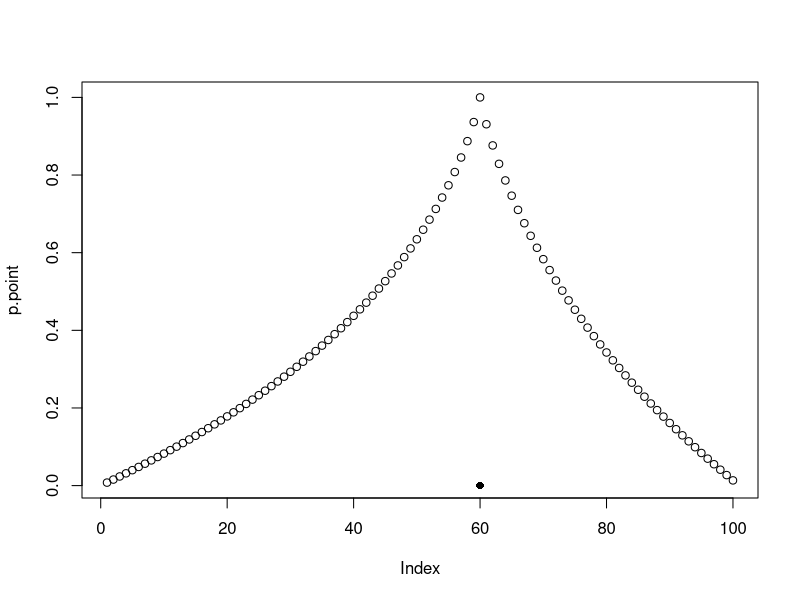
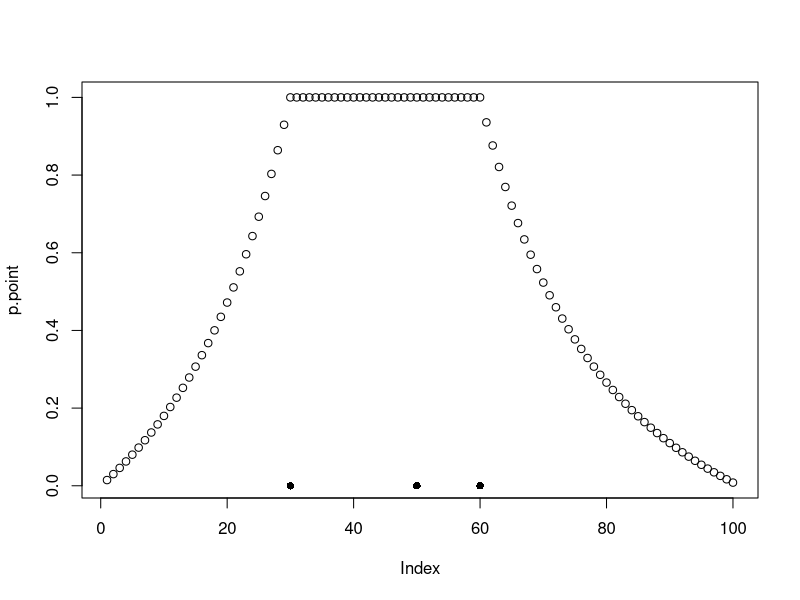
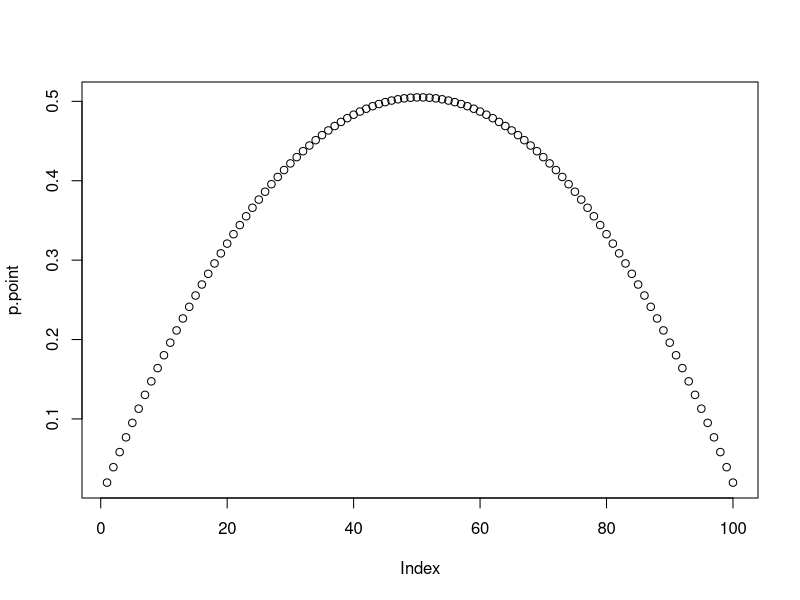
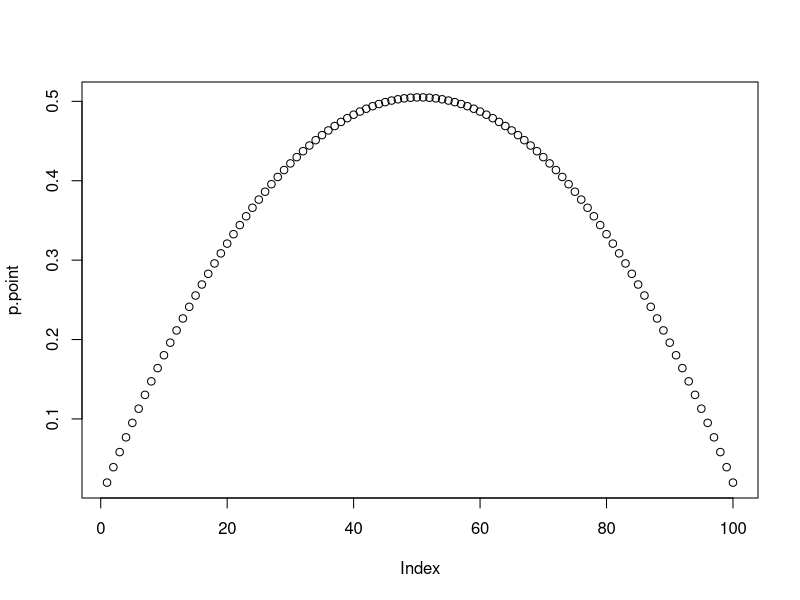
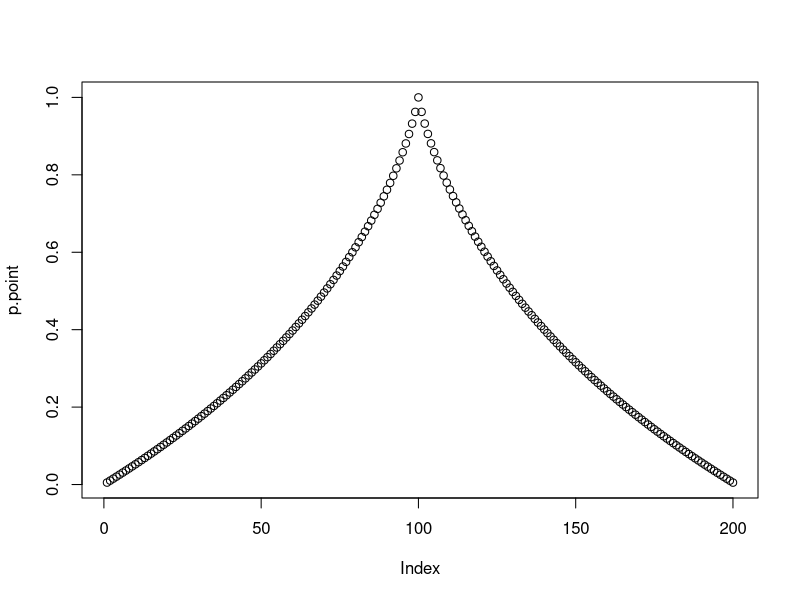
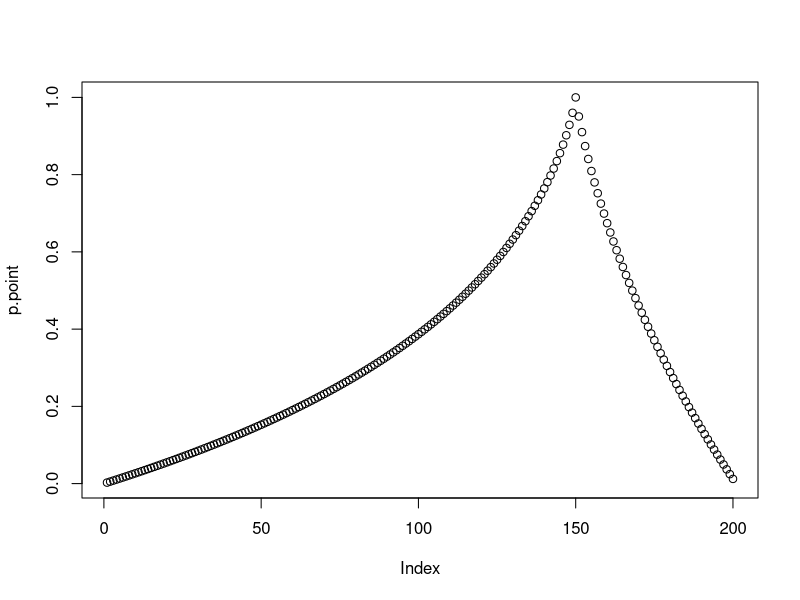
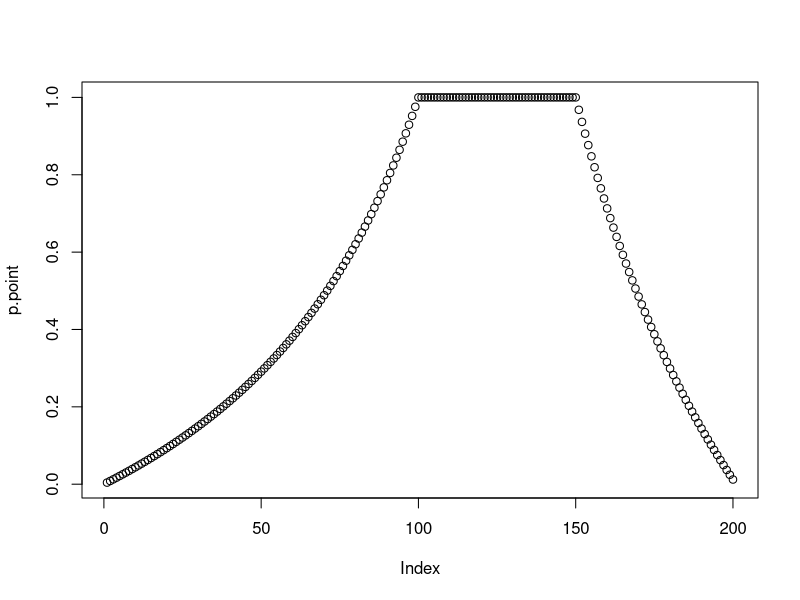
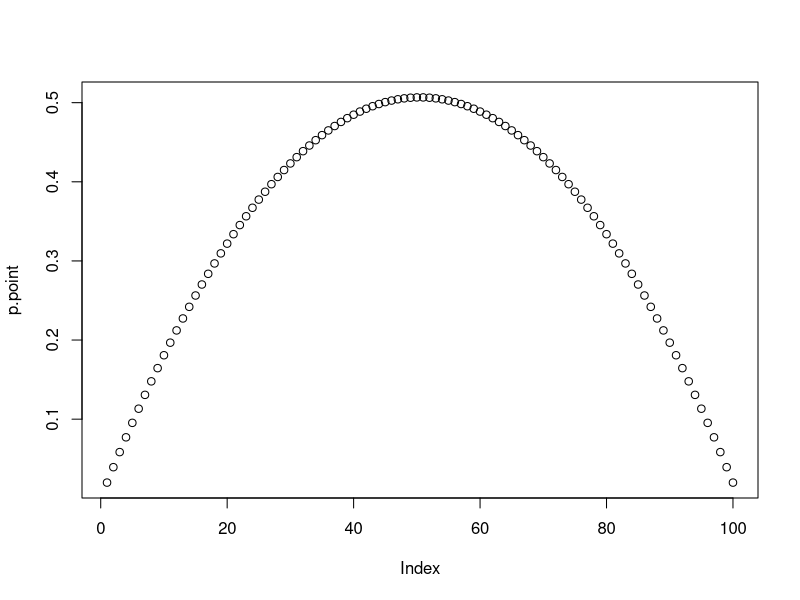

Recreate these plots in R, in order.
## ---- chunk 1
n.stimuli <- 100
## ---- chunk 2
# all combinations of numbers from 1 up to (and including) the n.stimuli.
borders <- expand.grid(c(1:n.stimuli), c(1:n.stimuli))
# change row names
# lb for 'lower bound' and ub for 'upper bound'
colnames(borders) <- c('lb', 'ub')
# only keep those categories where the lower bound is lower
# or equal to the upper bound
borders <- borders[borders[,1]<=borders[,2],]
# reset the row names
row.names(borders) <- c(1:nrow(borders))
head(borders)
## ---- chunk 3
sizes <- as.vector(t(borders['ub']-borders['lb'] + 1))
head(sizes)
## ---- chunk 4
observation <- 60
## ---- chunk 5
likelihood.given.observation <- as.array(t(ifelse(
  (borders['lb'] <= observation) & (borders['ub'] >= observation),
  1/sizes, 
  0
)))

dim(likelihood.given.observation)
## ---- chunk 6
posterior <- (likelihood.given.observation / sum(likelihood.given.observation))
print(posterior[0:10])
print(sum(posterior))
## ---- chunk 7
# repeat the posterior for each stim, 
# to get a matrix with shape (stimulus, categories)
tiled.posterior <-
  matrix(
    posterior,
    nrow = n.stimuli, # number of stimuli
    ncol = length(posterior),
    byrow = TRUE
  )
## ---- chunk 8
# for each stimulus, get a Boolean mask of the categories 
# that contain the stimulus. The mask also has shape (stimulus, categories)
stimulus.index <-
  matrix(c(1:n.stimuli),
         nrow = n.stimuli,
         ncol = length(posterior),
         byrow = FALSE)

# NOTE 1: we have to reshape the lb and ub vectors
# so that it has the same shape as the mask
# NOTE 2: borders['lb'] returns a named vector,
# while borders[['lb']] returns the vector of numbers
mask <- 
  (
    (stimulus.index >= t(replicate(n.stimuli, borders[['lb']]))) & 
    (stimulus.index <= t(replicate(n.stimuli, borders[['ub']])))
  )
## ---- chunk 9
# use the Boolean array to attribut 0 to the hypotheses 
# that do not contain a point
tiled.posterior[!mask] <- 0

dim(tiled.posterior)

# sum across categories to get the probability of each point
p.point <- rowSums(tiled.posterior)

plot(p.point)
points(observation,0,pch=16)
## ---- chunk 10
# basically, sweep applies an operation to each ith row (or column) of a matrix
# using the ith element of an array
greater.equal.to.lb <- sweep(stimulus.index, 2, borders[['lb']], '>=')
# check that they are the same for every element
print(all((stimulus.index >= t(
  replicate(n.stimuli, borders[['lb']])
)) == greater.equal.to.lb))

# and therefore
mask.with.sweep <-
  (
    sweep(stimulus.index, 2, borders[['lb']], '>=') &
    sweep(stimulus.index, 2, borders[['ub']], '<=')
  )

all(mask==mask.with.sweep)
## ---- chunk 11
observations <- c(30, 50, 60)
n.observations <- length(observations)
min.obs <- min(observations)
max.obs <- max(observations)

likelihood.given.observation <- as.array(t(ifelse(
  # HERE IS ONE CHANGE
  (borders['lb'] <= min.obs) & (borders['ub'] >= max.obs),
  # HERE IS ANOTHER CHANGE
  1/(sizes^n.observations), 
  0
)))

posterior <- (likelihood.given.observation / sum(likelihood.given.observation))

tiled.posterior <-
  matrix(
    posterior,
    nrow = n.stimuli, # number of stimuli
    ncol = length(posterior),
    byrow = TRUE
  )

stimulus.index <-
  matrix(c(1:n.stimuli),
         nrow = n.stimuli,
         ncol = length(posterior),
         byrow = FALSE)

mask <-
  (
    sweep(stimulus.index, 2, borders[['lb']], '>=') &
    sweep(stimulus.index, 2, borders[['ub']], '<=')
  )

tiled.posterior[!mask] <- 0


p.point <- rowSums(tiled.posterior)

plot(p.point)
points(observations,rep(0,length(observations)),pch=16)
## ---- chunk 12

# Let's define three useful functions that we can reuse below, for clarity
# NOTE: you didn't need to use functions, you could just copy-paste
# the relevant bits of code each time.
# NOTE: I have only made minimal changes to these function compared to the 
# code above to make it a bit more general. I have marked the changes with comments.

# just copied some code from above. No changes here
create.borders <- function(n.stimuli){
  borders <- expand.grid(c(1:n.stimuli), c(1:n.stimuli))
  colnames(borders) <- c('lb', 'ub')
  borders <- borders[borders[,1]<=borders[,2],]
  row.names(borders) <- c(1:nrow(borders))
  # Only added a return line because it's a function
  return(borders)
}
# Use same code as above to calculate sizes
create.sizes <- function(borders){
  return(as.vector(t(borders['ub']-borders['lb'] + 1)))
}

# let's copy the bit for going from a distribution over categories to 
# the generalization gradient and put it into a function
# (I just changed the word 'posterior' with 'distribution' for clarity)
plot.gradient.from.categories.dist <- function(distribution){
  tiled.distribution <-
    matrix(
      distribution,
      nrow = n.stimuli, # number of stimuli
      ncol = length(distribution),
      byrow = TRUE
    )
  stimulus.index <-
    matrix(c(1:n.stimuli),
           nrow = n.stimuli,
           ncol = length(distribution),
           byrow = FALSE)
  mask <-
    (
      sweep(stimulus.index, 2, borders[['lb']], '>=') &
      sweep(stimulus.index, 2, borders[['ub']], '<=')
    )
  tiled.distribution[!mask] <- 0
  p.point <- rowSums(tiled.distribution)
  plot(p.point)
}

# copy the code for calculating the posterior
# NOTE: only change is that we are also multiplying by the prior now
# NOTE: if prior isn't specified, a uniform prior is assumed in this function
calculate.posterior <- function(observations, borders, sizes, prior=1){
  n.observations <- length(observations)
  min.obs <- min(observations)
  max.obs <- max(observations)
  likelihood.given.observation <- as.array(t(ifelse(
    (borders['lb'] <= min.obs) & (borders['ub'] >= max.obs),
    1/(sizes^n.observations), 
    0
  )))
  
  # Only change here: multiply by prior
  posterior <- (likelihood.given.observation*prior / sum(likelihood.given.observation*prior))
  return(posterior)
}
## ---- chunk 13
n.stimuli <- 100
borders <- create.borders(n.stimuli)
sizes <- create.sizes(borders)
posterior.exercise.1 <- calculate.posterior(c(), borders, sizes)
plot.gradient.from.categories.dist(posterior.exercise.1)
## ---- chunk 14
prior <- rep(1,length(sizes)) / length(sizes)
plot.gradient.from.categories.dist(prior)
## ---- chunk 15
n.stimuli <- 200
borders <- create.borders(n.stimuli)
sizes <- create.sizes(borders)
posterior.exercise.3 <- calculate.posterior(c(100), borders, sizes)
plot.gradient.from.categories.dist(posterior.exercise.3)
## ---- chunk 16
posterior.exercise.3 <- calculate.posterior(c(150), borders, sizes)
plot.gradient.from.categories.dist(posterior.exercise.3)
## ---- chunk 17
posterior.exercise.3 <- calculate.posterior(c(100, 150), borders, sizes)
plot.gradient.from.categories.dist(posterior.exercise.3)
## ---- chunk 18
# I accepted both a space between 1 and 100 and between 1 and 200
n.stimuli <- 100
borders <- create.borders(n.stimuli)
sizes <- create.sizes(borders)

# create new prior
even.prior <- -(sizes%%2-2)
even.prior <- even.prior / sum(even.prior)

distribution.exercise.4 <- calculate.posterior(c(), borders, sizes, prior=even.prior)
plot.gradient.from.categories.dist(distribution.exercise.4)
## ---- chunk 19
posterior.exercise.5 <- calculate.posterior(c(50), borders, sizes, prior=even.prior)
plot.gradient.from.categories.dist(posterior.exercise.5)
## ---- chunk 20
posterior.exercise.5 <- calculate.posterior(c(85), borders, sizes, prior=even.prior)
plot.gradient.from.categories.dist(posterior.exercise.5)
## ---- chunk 21
posterior.exercise.5 <- calculate.posterior(c(50, 85), borders, sizes, prior=even.prior)
plot.gradient.from.categories.dist(posterior.exercise.5)
